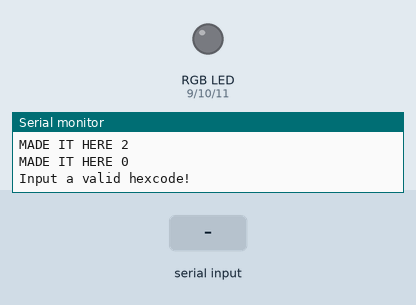
Simulated run of this sketch. Board: Arduino Uno, built with avr-gcc and run on an emulated ATmega328P. On the bench: an RGB LED mixed from three pins (HIGH = lit), the last lines printed to the serial monitor. The inputs (shaded band) are chosen by the test bench. Dim RGB values are drawn brighter than linear.

Above: at 1.2 s.
1.3 s: "1" received over Serial
At 2.7 s:
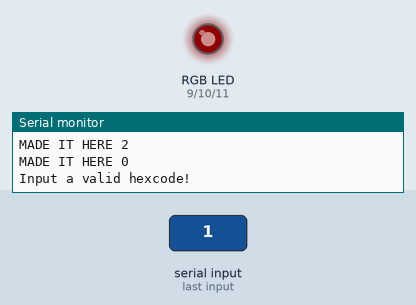
4.3 s: "5" received over Serial
At 6.1 s:
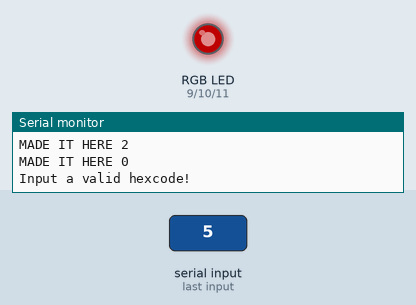
7.3 s: "9" received over Serial
At 9.1 s:
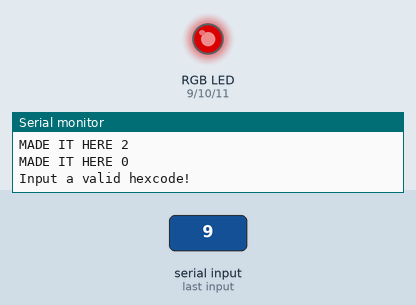
Timing chart, 0 to 10.8 s (numbered marks = the images above; inputs shaded):
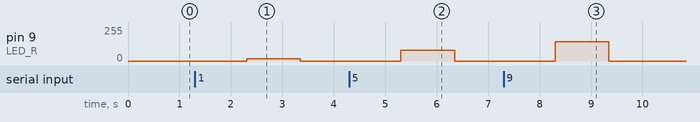

The sketch:

2.3.ino
```cpp
#define LED_R 9
#define LED_G 10
#define LED_B 11
#define SERIAL_NUMBER 9600
#define OFFSET 8
#define HEX_LENGTH 6
#define DELAY 1000

//offset represents the fact that LED 1 is PORT 3
//bc theyre sequential i can use loops to reduce redunant code
//left to right, 1 is all the way on the left

int RAW_READING_R;
int RAW_READING_G;
int RAW_READING_B;

int rawReadings[3] = { RAW_READING_R, RAW_READING_G, RAW_READING_B };

int MAPPED_R;
int MAPPED_G;
int MAPPED_B;

int FINAL_VALUES[3] = {};

int mappedReadings[3] = { MAPPED_R, MAPPED_G, MAPPED_B };

void setup() {
  pinMode(LED_R, OUTPUT);
  pinMode(LED_G, OUTPUT);
  pinMode(LED_B, OUTPUT);
  RAW_READING_R = 0;
  RAW_READING_G = 0;
  RAW_READING_B = 0;
  MAPPED_R = 0;
  MAPPED_G = 0;
  MAPPED_B = 0;
  Serial.begin(SERIAL_NUMBER);
  FINAL_VALUES[0] = 0;
  FINAL_VALUES[1] = 0;
  FINAL_VALUES[2] = 0;
}

void setColor(int R, int G, int B) {
  analogWrite(LED_R, R);
  analogWrite(LED_G, G);
  analogWrite(LED_B, B);
}

void loop() {
  serial();
  setColor(FINAL_VALUES[0], FINAL_VALUES[1], FINAL_VALUES[2]);
}


void serial() {

  Serial.println("MADE IT HERE 0");

  Serial.println("Input a valid hexcode!");


  String hexcode = Serial.readString();

  hexcode.trim();

  Serial.println(hexcode);

  if (hexcode.length() == HEX_LENGTH) {
    delay(DELAY);
    for (int i = 0; i < hexcode.length(); i++) {
      if (!isHexadecimalDigit(hexcode[i])) {
        Serial.println("Invalid Hexcode");
        break;
      }
    }
    Serial.println("Valid Hexcode");
  }
  else {
    Serial.println("Hex Length Invalid, Length != 6");
  }

  char charArray[HEX_LENGTH] = {};

  hexcode.toCharArray(charArray, HEX_LENGTH + 1); //convert string to char so we can work with it

  int hexDigitsToDecimalValues[HEX_LENGTH] = {}; //need to create an int array of the same size to store the chars when they are converted to decimal

  for (int i = 0; i < HEX_LENGTH; i++) {
    hexDigitsToDecimalValues[i] = hexDigitToDecimal(charArray[i]);
  }

  Serial.println("MADE IT HERE 1");

  for (int j = 0; j < 6; j = j + 2) {
    int value = hexDigitsToDecimalValues[j] * 16 + hexDigitsToDecimalValues[j+1];
    FINAL_VALUES[j/2] = value;
  }

  Serial.println("MADE IT HERE 2");
}

int hexDigitToDecimal(char hexDigit) {
  switch (hexDigit) {
    case '0': return (0); break;
    case '1': return (1); break;
    case '2': return (2); break;
    case '3': return (3); break;
    case '4': return (4); break;
    case '5': return (5); break;
    case '6': return (6); break;
    case '7': return (7); break;
    case '8': return (8); break;
    case '9': return (9); break;
    case 'A': return (10); break;
    case 'a': return (10); break;
    case 'B': return (11); break;
    case 'b': return (11); break;
    case 'C': return (12); break;
    case 'c': return (12); break;
    case 'D': return (13); break;
    case 'd': return (13); break;
    case 'E': return (14); break;
    case 'e': return (14); break;
    case 'F': return (15); break;
    case 'f': return (15); break;
    default: ("Invalid Hex Digit");return (0); break;  // Handle invalid input
  }
}
```

Measured:
- after the input at 1.3 s, pin 9 (LED_R): 0/255 → 16/255 after 1.0 s, → 0/255 1.0 s later
- after the input at 4.3 s, pin 9 (LED_R): 0/255 → 80/255 after 1.0 s, → 0/255 1.0 s later
- after the input at 7.3 s, pin 9 (LED_R): 0/255 → 144/255 after 1.0 s, → 0/255 1.0 s later
